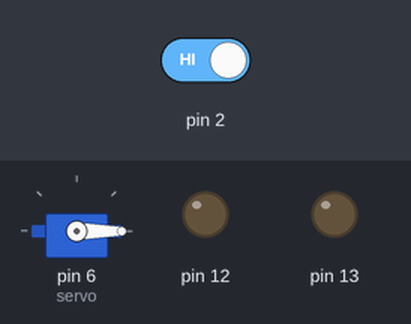
Bench run of a sketch on a simulated Arduino Uno, built with avr-gcc and run on an emulated ATmega328P. Shown: servo, output pins drawn as LEDs (lit = HIGH). Dashed ring = blinking. The test bench sets the inputs (shaded band); at power-on: pin 2 HIGH. What the sketch prints to the serial monitor is not drawn.

Above: at 1.2 s.
1.3 s: pin 2 driven LOW
At 1.45 s:
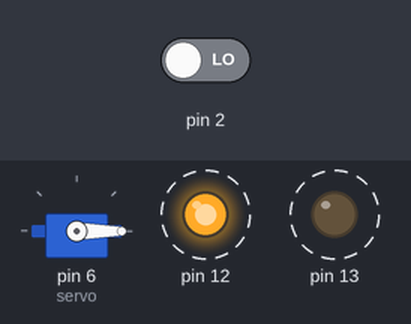
At 2.9 s:
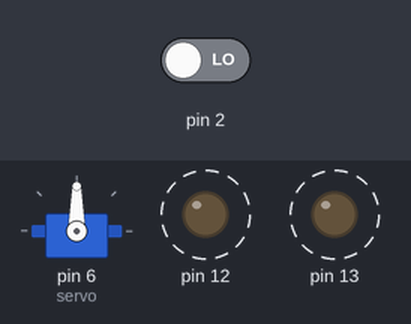
4.3 s: pin 2 driven HIGH
At 5.8 s:
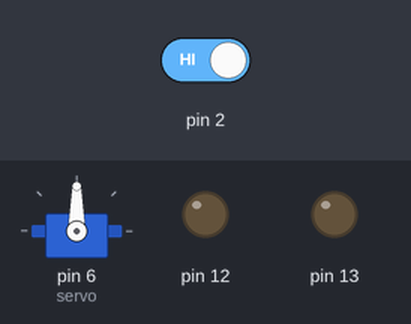
Timing chart, 0 to 7.3 s (numbered marks = the images above; inputs shaded):
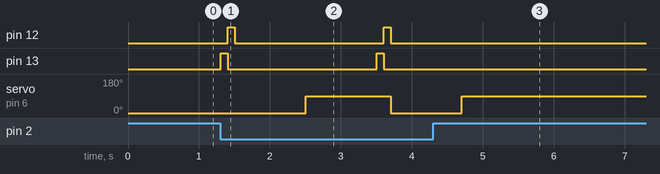

Measured:
- after the input at 1.3 s, pin 12: alternates HIGH for 0.10 s and LOW for 2.1 s, starting after 0.11 s; pin 13: alternates HIGH for 0.10 s and LOW for 2.1 s, starting at once; servo on pin 6 (servo): 0° → 90° after 1.2 s, → 0° 1.2 s later
- after the input at 4.3 s, pin 12, pin 13: stops changing and stays LOW; servo on pin 6 (servo): goes on until 4.7 s, then stays 90°

The sketch:

Lab4_Cau6.ino
```cpp
// C++ code
//
#include <Servo.h>
Servo servo; // khởi tạo đối tượng servo với tên gọi là servo
void setup()
{
  Serial.begin(9600);
  pinMode(13, OUTPUT);
  pinMode(12, OUTPUT);
  servo.attach(6); //  attach (đính) servo ở chân digital/analog 6/A2
  servo.write(0);// quay Servo về 0º
}

void loop()
{

  int value = digitalRead(2); //đọc giá trị cảm biến lửa
  Serial.println(value);
  if (value == 0) // Phát hiện lửa -> value = 0
  {
    digitalWrite(13, HIGH);
    delay(100);
    digitalWrite(13, LOW);
    digitalWrite(12, HIGH);
    delay(100);
    digitalWrite(12, LOW);

    //Servo sẽ quay 1 góc 90 độ
    servo.write(0);
    delay(1000);
    servo.write(90);
    delay(1000);
  }
}
```
